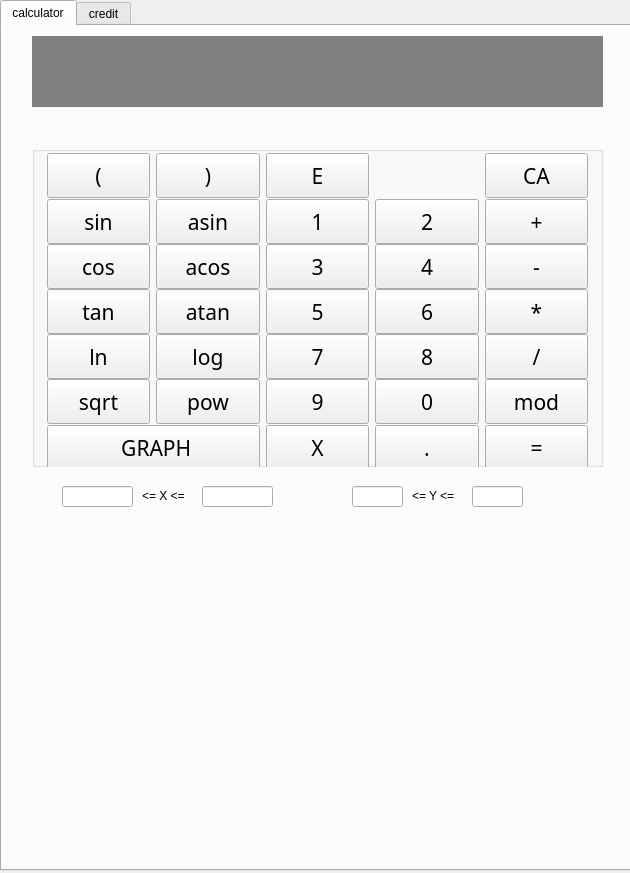
<?xml version="1.0" encoding="UTF-8"?>
<ui version="4.0">
 <class>MainWindow</class>
 <widget class="QMainWindow" name="MainWindow">
  <property name="geometry">
   <rect>
    <x>0</x>
    <y>0</y>
    <width>630</width>
    <height>873</height>
   </rect>
  </property>
  <property name="windowTitle">
   <string>MainWindow</string>
  </property>
  <widget class="QWidget" name="centralwidget">
   <widget class="QTabWidget" name="percent_1">
    <property name="geometry">
     <rect>
      <x>0</x>
      <y>0</y>
      <width>631</width>
      <height>871</height>
     </rect>
    </property>
    <property name="currentIndex">
     <number>0</number>
    </property>
    <widget class="QWidget" name="tab">
     <attribute name="title">
      <string>calculator</string>
     </attribute>
     <widget class="QLineEdit" name="maxY_2">
      <property name="geometry">
       <rect>
        <x>470</x>
        <y>460</y>
        <width>51</width>
        <height>21</height>
       </rect>
      </property>
     </widget>
     <widget class="QLabel" name="Warning_lable_2">
      <property name="geometry">
       <rect>
        <x>317</x>
        <y>90</y>
        <width>281</width>
        <height>20</height>
       </rect>
      </property>
      <property name="text">
       <string/>
      </property>
      <property name="alignment">
       <set>Qt::AlignRight|Qt::AlignTrailing|Qt::AlignVCenter</set>
      </property>
     </widget>
     <widget class="QLabel" name="QLable_expres_2">
      <property name="geometry">
       <rect>
        <x>30</x>
        <y>10</y>
        <width>571</width>
        <height>71</height>
       </rect>
      </property>
      <property name="font">
       <font>
        <pointsize>33</pointsize>
        <bold>true</bold>
       </font>
      </property>
      <property name="styleSheet">
       <string notr="true">	background-color:		grey;</string>
      </property>
      <property name="text">
       <string/>
      </property>
      <property name="alignment">
       <set>Qt::AlignRight|Qt::AlignTrailing|Qt::AlignVCenter</set>
      </property>
      <property name="margin">
       <number>17</number>
      </property>
     </widget>
     <widget class="QLabel" name="label_3">
      <property name="geometry">
       <rect>
        <x>140</x>
        <y>460</y>
        <width>51</width>
        <height>21</height>
       </rect>
      </property>
      <property name="text">
       <string>&lt;= X &lt;=</string>
      </property>
     </widget>
     <widget class="QCustomPlot" name="widget_2" native="true">
      <property name="geometry">
       <rect>
        <x>20</x>
        <y>520</y>
        <width>581</width>
        <height>291</height>
       </rect>
      </property>
     </widget>
     <widget class="QLabel" name="label_4">
      <property name="geometry">
       <rect>
        <x>410</x>
        <y>460</y>
        <width>51</width>
        <height>21</height>
       </rect>
      </property>
      <property name="text">
       <string>&lt;= Y &lt;= </string>
      </property>
     </widget>
     <widget class="QLineEdit" name="minY_2">
      <property name="geometry">
       <rect>
        <x>350</x>
        <y>460</y>
        <width>51</width>
        <height>21</height>
       </rect>
      </property>
     </widget>
     <widget class="QLineEdit" name="minX_2">
      <property name="geometry">
       <rect>
        <x>60</x>
        <y>460</y>
        <width>71</width>
        <height>21</height>
       </rect>
      </property>
     </widget>
     <widget class="QGroupBox" name="gridGroupBox_2">
      <property name="geometry">
       <rect>
        <x>30</x>
        <y>120</y>
        <width>571</width>
        <height>321</height>
       </rect>
      </property>
      <property name="font">
       <font>
        <family>.Apple Symbols Fallback</family>
        <pointsize>16</pointsize>
        <italic>false</italic>
        <bold>false</bold>
        <underline>false</underline>
        <strikeout>false</strikeout>
        <kerning>true</kerning>
       </font>
      </property>
      <property name="styleSheet">
       <string notr="true"/>
      </property>
      <layout class="QGridLayout" name="gridLayout_2">
       <property name="leftMargin">
        <number>12</number>
       </property>
       <property name="topMargin">
        <number>1</number>
       </property>
       <property name="rightMargin">
        <number>12</number>
       </property>
       <property name="bottomMargin">
        <number>1</number>
       </property>
       <item row="6" column="6">
        <widget class="QPushButton" name="pushButton_div_2">
         <property name="minimumSize">
          <size>
           <width>0</width>
           <height>45</height>
          </size>
         </property>
         <property name="text">
          <string>/</string>
         </property>
        </widget>
       </item>
       <item row="0" column="0">
        <widget class="QPushButton" name="pushButton_open_2">
         <property name="minimumSize">
          <size>
           <width>65</width>
           <height>45</height>
          </size>
         </property>
         <property name="text">
          <string>(</string>
         </property>
        </widget>
       </item>
       <item row="6" column="1">
        <widget class="QPushButton" name="pushButton_log_2">
         <property name="minimumSize">
          <size>
           <width>0</width>
           <height>45</height>
          </size>
         </property>
         <property name="text">
          <string>log</string>
         </property>
        </widget>
       </item>
       <item row="6" column="5">
        <widget class="QPushButton" name="pushButton_eight_2">
         <property name="minimumSize">
          <size>
           <width>0</width>
           <height>45</height>
          </size>
         </property>
         <property name="text">
          <string>8</string>
         </property>
        </widget>
       </item>
       <item row="2" column="5">
        <widget class="QPushButton" name="pushButton_two_2">
         <property name="minimumSize">
          <size>
           <width>0</width>
           <height>45</height>
          </size>
         </property>
         <property name="text">
          <string>2</string>
         </property>
        </widget>
       </item>
       <item row="5" column="4">
        <widget class="QPushButton" name="pushButton_five_2">
         <property name="minimumSize">
          <size>
           <width>0</width>
           <height>45</height>
          </size>
         </property>
         <property name="text">
          <string>5</string>
         </property>
        </widget>
       </item>
       <item row="5" column="6">
        <widget class="QPushButton" name="pushButton_mult_2">
         <property name="minimumSize">
          <size>
           <width>0</width>
           <height>45</height>
          </size>
         </property>
         <property name="text">
          <string>*</string>
         </property>
        </widget>
       </item>
       <item row="0" column="4">
        <widget class="QPushButton" name="pushButton_E_2">
         <property name="minimumSize">
          <size>
           <width>0</width>
           <height>45</height>
          </size>
         </property>
         <property name="text">
          <string>E</string>
         </property>
        </widget>
       </item>
       <item row="8" column="4">
        <widget class="QPushButton" name="pushButton_X_2">
         <property name="minimumSize">
          <size>
           <width>0</width>
           <height>45</height>
          </size>
         </property>
         <property name="text">
          <string>X</string>
         </property>
        </widget>
       </item>
       <item row="6" column="4">
        <widget class="QPushButton" name="pushButton_seven_2">
         <property name="minimumSize">
          <size>
           <width>0</width>
           <height>45</height>
          </size>
         </property>
         <property name="text">
          <string>7</string>
         </property>
        </widget>
       </item>
       <item row="7" column="0">
        <widget class="QPushButton" name="pushButton_sqrt_2">
         <property name="minimumSize">
          <size>
           <width>0</width>
           <height>45</height>
          </size>
         </property>
         <property name="text">
          <string>sqrt</string>
         </property>
        </widget>
       </item>
       <item row="4" column="1">
        <widget class="QPushButton" name="pushButton_acos_2">
         <property name="minimumSize">
          <size>
           <width>0</width>
           <height>45</height>
          </size>
         </property>
         <property name="text">
          <string>acos</string>
         </property>
        </widget>
       </item>
       <item row="0" column="1">
        <widget class="QPushButton" name="pushButton_close_2">
         <property name="minimumSize">
          <size>
           <width>65</width>
           <height>45</height>
          </size>
         </property>
         <property name="text">
          <string>)</string>
         </property>
        </widget>
       </item>
       <item row="4" column="4">
        <widget class="QPushButton" name="pushButton_three_2">
         <property name="minimumSize">
          <size>
           <width>0</width>
           <height>45</height>
          </size>
         </property>
         <property name="text">
          <string>3</string>
         </property>
        </widget>
       </item>
       <item row="0" column="6">
        <widget class="QPushButton" name="pushButton_CA_2">
         <property name="minimumSize">
          <size>
           <width>0</width>
           <height>45</height>
          </size>
         </property>
         <property name="text">
          <string>CA</string>
         </property>
        </widget>
       </item>
       <item row="5" column="1">
        <widget class="QPushButton" name="pushButton_atan_2">
         <property name="minimumSize">
          <size>
           <width>0</width>
           <height>45</height>
          </size>
         </property>
         <property name="text">
          <string>atan</string>
         </property>
        </widget>
       </item>
       <item row="4" column="6">
        <widget class="QPushButton" name="pushButton_minus_2">
         <property name="minimumSize">
          <size>
           <width>0</width>
           <height>45</height>
          </size>
         </property>
         <property name="text">
          <string>-</string>
         </property>
        </widget>
       </item>
       <item row="4" column="0">
        <widget class="QPushButton" name="pushButton_cos_2">
         <property name="minimumSize">
          <size>
           <width>0</width>
           <height>45</height>
          </size>
         </property>
         <property name="text">
          <string>cos</string>
         </property>
        </widget>
       </item>
       <item row="2" column="4">
        <widget class="QPushButton" name="pushButton_one_2">
         <property name="minimumSize">
          <size>
           <width>0</width>
           <height>45</height>
          </size>
         </property>
         <property name="text">
          <string>1</string>
         </property>
        </widget>
       </item>
       <item row="2" column="0">
        <widget class="QPushButton" name="pushButton_sin_2">
         <property name="minimumSize">
          <size>
           <width>0</width>
           <height>45</height>
          </size>
         </property>
         <property name="text">
          <string>sin</string>
         </property>
        </widget>
       </item>
       <item row="6" column="0">
        <widget class="QPushButton" name="pushButton_ln_2">
         <property name="minimumSize">
          <size>
           <width>0</width>
           <height>45</height>
          </size>
         </property>
         <property name="text">
          <string>ln</string>
         </property>
        </widget>
       </item>
       <item row="5" column="0">
        <widget class="QPushButton" name="pushButton_tan_2">
         <property name="minimumSize">
          <size>
           <width>0</width>
           <height>45</height>
          </size>
         </property>
         <property name="text">
          <string>tan</string>
         </property>
        </widget>
       </item>
       <item row="7" column="1">
        <widget class="QPushButton" name="pushButton_pow_2">
         <property name="minimumSize">
          <size>
           <width>0</width>
           <height>45</height>
          </size>
         </property>
         <property name="text">
          <string>pow</string>
         </property>
        </widget>
       </item>
       <item row="7" column="5">
        <widget class="QPushButton" name="pushButton_zero_2">
         <property name="minimumSize">
          <size>
           <width>0</width>
           <height>45</height>
          </size>
         </property>
         <property name="text">
          <string>0</string>
         </property>
        </widget>
       </item>
       <item row="5" column="5">
        <widget class="QPushButton" name="pushButton_six_2">
         <property name="minimumSize">
          <size>
           <width>0</width>
           <height>45</height>
          </size>
         </property>
         <property name="text">
          <string>6</string>
         </property>
        </widget>
       </item>
       <item row="8" column="0" colspan="2">
        <widget class="QPushButton" name="pushButton_graph_2">
         <property name="minimumSize">
          <size>
           <width>0</width>
           <height>45</height>
          </size>
         </property>
         <property name="text">
          <string> GRAPH</string>
         </property>
        </widget>
       </item>
       <item row="7" column="4">
        <widget class="QPushButton" name="pushButton_nine_2">
         <property name="minimumSize">
          <size>
           <width>0</width>
           <height>45</height>
          </size>
         </property>
         <property name="text">
          <string>9</string>
         </property>
        </widget>
       </item>
       <item row="8" column="5">
        <widget class="QPushButton" name="pushButton_dot_2">
         <property name="minimumSize">
          <size>
           <width>0</width>
           <height>45</height>
          </size>
         </property>
         <property name="text">
          <string>.</string>
         </property>
        </widget>
       </item>
       <item row="4" column="5">
        <widget class="QPushButton" name="pushButton_four_2">
         <property name="minimumSize">
          <size>
           <width>0</width>
           <height>45</height>
          </size>
         </property>
         <property name="text">
          <string>4</string>
         </property>
        </widget>
       </item>
       <item row="2" column="1">
        <widget class="QPushButton" name="pushButton_asin_2">
         <property name="minimumSize">
          <size>
           <width>65</width>
           <height>45</height>
          </size>
         </property>
         <property name="text">
          <string>asin</string>
         </property>
        </widget>
       </item>
       <item row="2" column="6">
        <widget class="QPushButton" name="pushButton_plus_2">
         <property name="minimumSize">
          <size>
           <width>0</width>
           <height>45</height>
          </size>
         </property>
         <property name="text">
          <string>+</string>
         </property>
        </widget>
       </item>
       <item row="7" column="6">
        <widget class="QPushButton" name="pushButton_mod_2">
         <property name="minimumSize">
          <size>
           <width>0</width>
           <height>45</height>
          </size>
         </property>
         <property name="text">
          <string>mod</string>
         </property>
        </widget>
       </item>
       <item row="8" column="6">
        <widget class="QPushButton" name="pushButton_eqvl_2">
         <property name="minimumSize">
          <size>
           <width>0</width>
           <height>45</height>
          </size>
         </property>
         <property name="text">
          <string>=</string>
         </property>
        </widget>
       </item>
      </layout>
     </widget>
     <widget class="QLineEdit" name="maxX_2">
      <property name="geometry">
       <rect>
        <x>200</x>
        <y>460</y>
        <width>71</width>
        <height>21</height>
       </rect>
      </property>
     </widget>
    </widget>
    <widget class="QWidget" name="tab_2">
     <attribute name="title">
      <string>credit</string>
     </attribute>
     <widget class="QLabel" name="label_16">
      <property name="geometry">
       <rect>
        <x>20</x>
        <y>660</y>
        <width>271</width>
        <height>51</height>
       </rect>
      </property>
      <property name="font">
       <font>
        <pointsize>18</pointsize>
       </font>
      </property>
      <property name="text">
       <string>Долг + проценты</string>
      </property>
      <property name="alignment">
       <set>Qt::AlignCenter</set>
      </property>
     </widget>
     <widget class="QLineEdit" name="total_pay">
      <property name="geometry">
       <rect>
        <x>330</x>
        <y>670</y>
        <width>221</width>
        <height>41</height>
       </rect>
      </property>
     </widget>
     <widget class="QLineEdit" name="over_pay">
      <property name="geometry">
       <rect>
        <x>330</x>
        <y>600</y>
        <width>221</width>
        <height>41</height>
       </rect>
      </property>
     </widget>
     <widget class="QLineEdit" name="monthly_pay">
      <property name="geometry">
       <rect>
        <x>330</x>
        <y>520</y>
        <width>221</width>
        <height>41</height>
       </rect>
      </property>
     </widget>
     <widget class="QLabel" name="label_17">
      <property name="geometry">
       <rect>
        <x>20</x>
        <y>530</y>
        <width>271</width>
        <height>21</height>
       </rect>
      </property>
      <property name="font">
       <font>
        <pointsize>18</pointsize>
       </font>
      </property>
      <property name="text">
       <string>Ежемесячный платеж
</string>
      </property>
      <property name="alignment">
       <set>Qt::AlignCenter</set>
      </property>
     </widget>
     <widget class="QLabel" name="label_18">
      <property name="geometry">
       <rect>
        <x>20</x>
        <y>590</y>
        <width>271</width>
        <height>51</height>
       </rect>
      </property>
      <property name="font">
       <font>
        <pointsize>18</pointsize>
       </font>
      </property>
      <property name="text">
       <string>Начисленные проценты</string>
      </property>
      <property name="alignment">
       <set>Qt::AlignCenter</set>
      </property>
     </widget>
     <widget class="QLabel" name="label_19">
      <property name="geometry">
       <rect>
        <x>20</x>
        <y>150</y>
        <width>271</width>
        <height>21</height>
       </rect>
      </property>
      <property name="font">
       <font>
        <pointsize>18</pointsize>
       </font>
      </property>
      <property name="text">
       <string>Сумма кредита
</string>
      </property>
      <property name="alignment">
       <set>Qt::AlignCenter</set>
      </property>
     </widget>
     <widget class="QLabel" name="label_20">
      <property name="geometry">
       <rect>
        <x>20</x>
        <y>300</y>
        <width>271</width>
        <height>21</height>
       </rect>
      </property>
      <property name="font">
       <font>
        <pointsize>18</pointsize>
       </font>
      </property>
      <property name="text">
       <string>Процентная ставка
</string>
      </property>
      <property name="alignment">
       <set>Qt::AlignCenter</set>
      </property>
     </widget>
     <widget class="QLineEdit" name="credit_sum">
      <property name="geometry">
       <rect>
        <x>320</x>
        <y>140</y>
        <width>221</width>
        <height>41</height>
       </rect>
      </property>
     </widget>
     <widget class="QLabel" name="label_21">
      <property name="geometry">
       <rect>
        <x>20</x>
        <y>220</y>
        <width>271</width>
        <height>31</height>
       </rect>
      </property>
      <property name="font">
       <font>
        <pointsize>18</pointsize>
       </font>
      </property>
      <property name="text">
       <string>Срок кредита (мес)</string>
      </property>
      <property name="alignment">
       <set>Qt::AlignCenter</set>
      </property>
     </widget>
     <widget class="QLineEdit" name="month">
      <property name="geometry">
       <rect>
        <x>320</x>
        <y>220</y>
        <width>221</width>
        <height>41</height>
       </rect>
      </property>
     </widget>
     <widget class="QComboBox" name="credit_type">
      <property name="geometry">
       <rect>
        <x>330</x>
        <y>400</y>
        <width>211</width>
        <height>51</height>
       </rect>
      </property>
      <property name="font">
       <font>
        <pointsize>16</pointsize>
       </font>
      </property>
      <item>
       <property name="text">
        <string>Аннуитетные</string>
       </property>
      </item>
      <item>
       <property name="text">
        <string>Дифференцированные</string>
       </property>
      </item>
     </widget>
     <widget class="QPushButton" name="pushButton_go">
      <property name="geometry">
       <rect>
        <x>120</x>
        <y>410</y>
        <width>100</width>
        <height>45</height>
       </rect>
      </property>
      <property name="minimumSize">
       <size>
        <width>0</width>
        <height>45</height>
       </size>
      </property>
      <property name="font">
       <font>
        <pointsize>16</pointsize>
       </font>
      </property>
      <property name="text">
       <string>Рассчитать</string>
      </property>
     </widget>
     <widget class="QDoubleSpinBox" name="percent_2">
      <property name="geometry">
       <rect>
        <x>330</x>
        <y>290</y>
        <width>211</width>
        <height>41</height>
       </rect>
      </property>
      <property name="layoutDirection">
       <enum>Qt::LeftToRight</enum>
      </property>
      <property name="value">
       <double>0.000000000000000</double>
      </property>
     </widget>
    </widget>
   </widget>
  </widget>
 </widget>
 <customwidgets>
  <customwidget>
   <class>QCustomPlot</class>
   <extends>QWidget</extends>
   <header>qcustomplot.h</header>
   <container>1</container>
  </customwidget>
 </customwidgets>
 <resources/>
 <connections/>
</ui>
